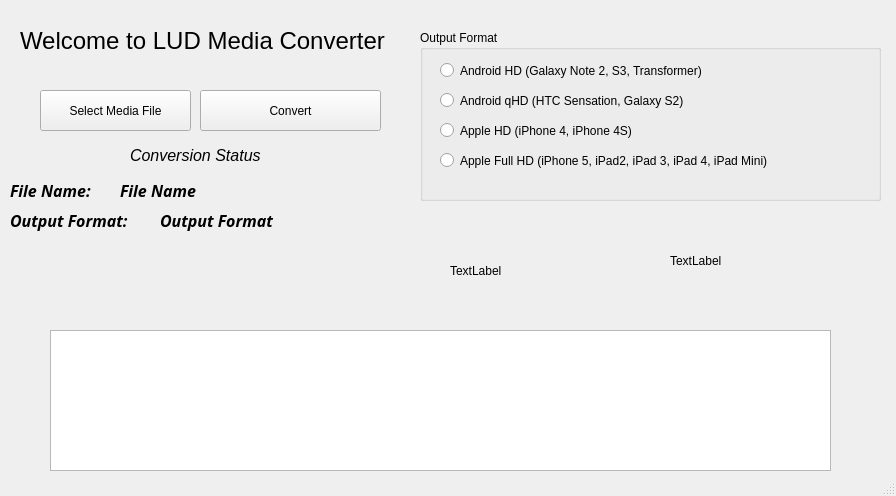
<?xml version="1.0" encoding="UTF-8"?>
<ui version="4.0">
 <class>MainWindow</class>
 <widget class="QMainWindow" name="MainWindow">
  <property name="geometry">
   <rect>
    <x>0</x>
    <y>0</y>
    <width>896</width>
    <height>496</height>
   </rect>
  </property>
  <property name="sizePolicy">
   <sizepolicy hsizetype="Fixed" vsizetype="Fixed">
    <horstretch>0</horstretch>
    <verstretch>0</verstretch>
   </sizepolicy>
  </property>
  <property name="windowTitle">
   <string>LUD Media Converter</string>
  </property>
  <property name="windowIcon">
   <iconset resource="resources.qrc">
    <normaloff>:/images/penguin.png</normaloff>:/images/penguin.png</iconset>
  </property>
  <widget class="QWidget" name="centralwidget">
   <widget class="QLabel" name="label">
    <property name="geometry">
     <rect>
      <x>20</x>
      <y>20</y>
      <width>401</width>
      <height>41</height>
     </rect>
    </property>
    <property name="font">
     <font>
      <pointsize>18</pointsize>
     </font>
    </property>
    <property name="text">
     <string>Welcome to LUD Media Converter</string>
    </property>
   </widget>
   <widget class="QPushButton" name="selectFileButton">
    <property name="geometry">
     <rect>
      <x>40</x>
      <y>90</y>
      <width>151</width>
      <height>41</height>
     </rect>
    </property>
    <property name="text">
     <string>Select Media File</string>
    </property>
   </widget>
   <widget class="QLabel" name="statusLabel">
    <property name="geometry">
     <rect>
      <x>10</x>
      <y>180</y>
      <width>101</width>
      <height>21</height>
     </rect>
    </property>
    <property name="font">
     <font>
      <family>Courier 10 Pitch</family>
      <pointsize>12</pointsize>
      <weight>75</weight>
      <italic>true</italic>
      <bold>true</bold>
     </font>
    </property>
    <property name="text">
     <string>File Name:</string>
    </property>
   </widget>
   <widget class="QPushButton" name="convertButton">
    <property name="geometry">
     <rect>
      <x>200</x>
      <y>90</y>
      <width>181</width>
      <height>41</height>
     </rect>
    </property>
    <property name="text">
     <string>Convert</string>
    </property>
   </widget>
   <widget class="QGroupBox" name="outputFormatGroupBox">
    <property name="enabled">
     <bool>true</bool>
    </property>
    <property name="geometry">
     <rect>
      <x>420</x>
      <y>30</y>
      <width>461</width>
      <height>171</height>
     </rect>
    </property>
    <property name="title">
     <string>Output Format</string>
    </property>
    <property name="flat">
     <bool>false</bool>
    </property>
    <property name="checkable">
     <bool>false</bool>
    </property>
    <widget class="QRadioButton" name="androidHDRadioButton">
     <property name="geometry">
      <rect>
       <x>20</x>
       <y>30</y>
       <width>341</width>
       <height>21</height>
      </rect>
     </property>
     <property name="text">
      <string>Android HD (Galaxy Note 2, S3, Transformer)</string>
     </property>
    </widget>
    <widget class="QRadioButton" name="androidQHDRadioButton">
     <property name="geometry">
      <rect>
       <x>20</x>
       <y>60</y>
       <width>361</width>
       <height>21</height>
      </rect>
     </property>
     <property name="text">
      <string>Android qHD (HTC Sensation, Galaxy S2)</string>
     </property>
    </widget>
    <widget class="QRadioButton" name="appleHDRadioButton">
     <property name="geometry">
      <rect>
       <x>20</x>
       <y>90</y>
       <width>361</width>
       <height>21</height>
      </rect>
     </property>
     <property name="text">
      <string>Apple HD (iPhone 4, iPhone 4S)</string>
     </property>
    </widget>
    <widget class="QRadioButton" name="appleFullHDRadioButton">
     <property name="geometry">
      <rect>
       <x>20</x>
       <y>120</y>
       <width>441</width>
       <height>21</height>
      </rect>
     </property>
     <property name="text">
      <string>Apple Full HD (iPhone 5, iPad2, iPad 3, iPad 4, iPad Mini)</string>
     </property>
    </widget>
   </widget>
   <widget class="QLabel" name="statusLabel_2">
    <property name="geometry">
     <rect>
      <x>10</x>
      <y>210</y>
      <width>141</width>
      <height>21</height>
     </rect>
    </property>
    <property name="font">
     <font>
      <family>Courier 10 Pitch</family>
      <pointsize>12</pointsize>
      <weight>75</weight>
      <italic>true</italic>
      <bold>true</bold>
     </font>
    </property>
    <property name="text">
     <string>Output Format:</string>
    </property>
   </widget>
   <widget class="QLabel" name="fileName">
    <property name="geometry">
     <rect>
      <x>120</x>
      <y>180</y>
      <width>761</width>
      <height>21</height>
     </rect>
    </property>
    <property name="font">
     <font>
      <family>Courier 10 Pitch</family>
      <pointsize>12</pointsize>
      <weight>75</weight>
      <italic>true</italic>
      <bold>true</bold>
     </font>
    </property>
    <property name="text">
     <string>File Name</string>
    </property>
   </widget>
   <widget class="QLabel" name="outputFormat">
    <property name="geometry">
     <rect>
      <x>160</x>
      <y>210</y>
      <width>211</width>
      <height>21</height>
     </rect>
    </property>
    <property name="font">
     <font>
      <family>Courier 10 Pitch</family>
      <pointsize>12</pointsize>
      <weight>75</weight>
      <italic>true</italic>
      <bold>true</bold>
     </font>
    </property>
    <property name="text">
     <string>Output Format</string>
    </property>
   </widget>
   <widget class="QLabel" name="imageLabel1">
    <property name="geometry">
     <rect>
      <x>450</x>
      <y>230</y>
      <width>201</width>
      <height>81</height>
     </rect>
    </property>
    <property name="text">
     <string>TextLabel</string>
    </property>
   </widget>
   <widget class="QLabel" name="imageLabel2">
    <property name="geometry">
     <rect>
      <x>670</x>
      <y>210</y>
      <width>211</width>
      <height>101</height>
     </rect>
    </property>
    <property name="text">
     <string>TextLabel</string>
    </property>
   </widget>
   <widget class="QLabel" name="statusText">
    <property name="geometry">
     <rect>
      <x>130</x>
      <y>140</y>
      <width>181</width>
      <height>31</height>
     </rect>
    </property>
    <property name="font">
     <font>
      <family>Cantarell</family>
      <pointsize>12</pointsize>
      <italic>true</italic>
     </font>
    </property>
    <property name="text">
     <string>Conversion Status</string>
    </property>
   </widget>
   <widget class="QTextBrowser" name="textBrowser">
    <property name="geometry">
     <rect>
      <x>50</x>
      <y>330</y>
      <width>781</width>
      <height>141</height>
     </rect>
    </property>
   </widget>
  </widget>
  <widget class="QStatusBar" name="statusbar"/>
  <action name="actionAbout">
   <property name="text">
    <string>About</string>
   </property>
  </action>
 </widget>
 <resources>
  <include location="resources.qrc"/>
 </resources>
 <connections/>
</ui>
